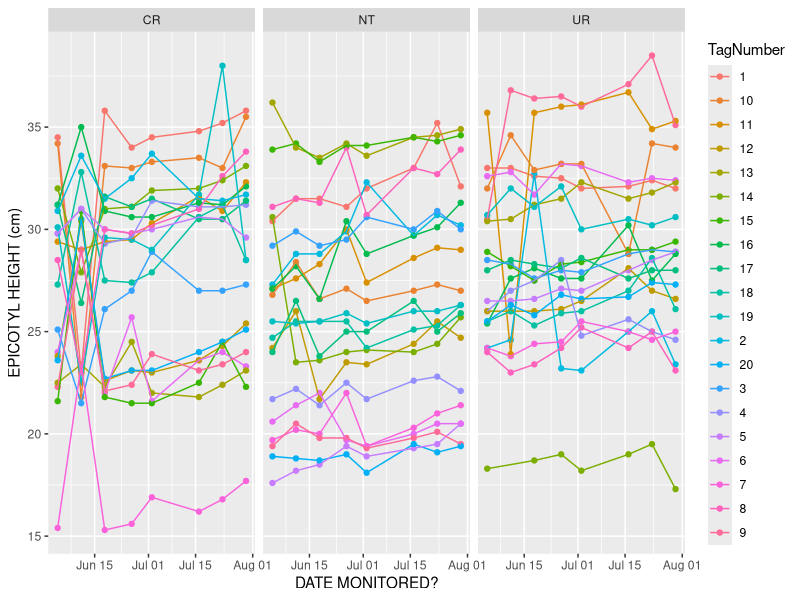
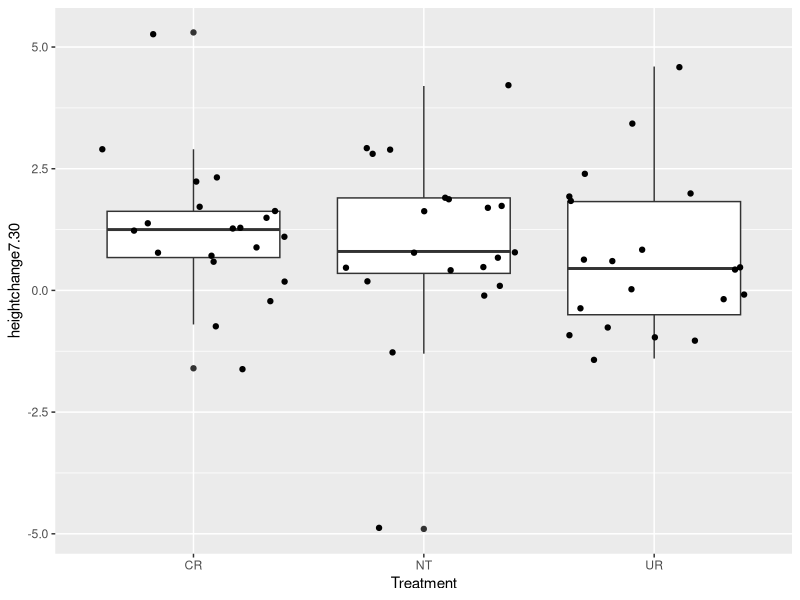
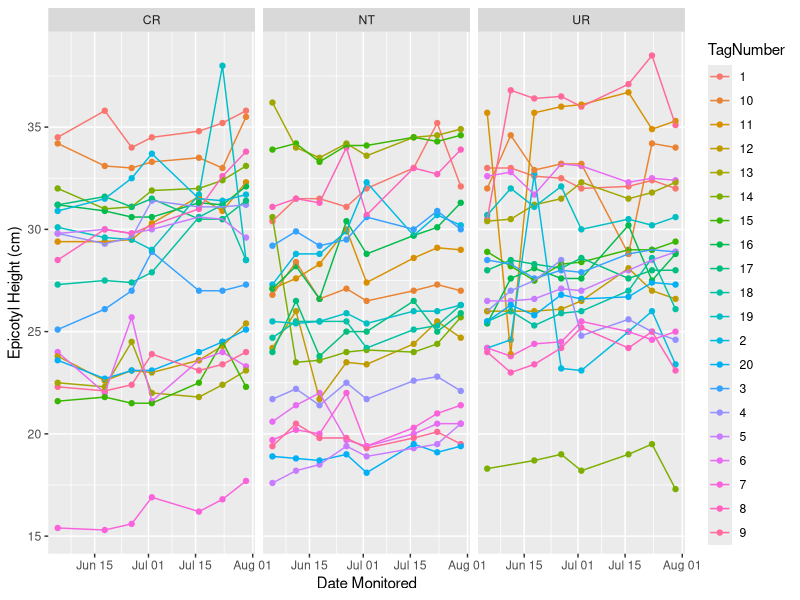
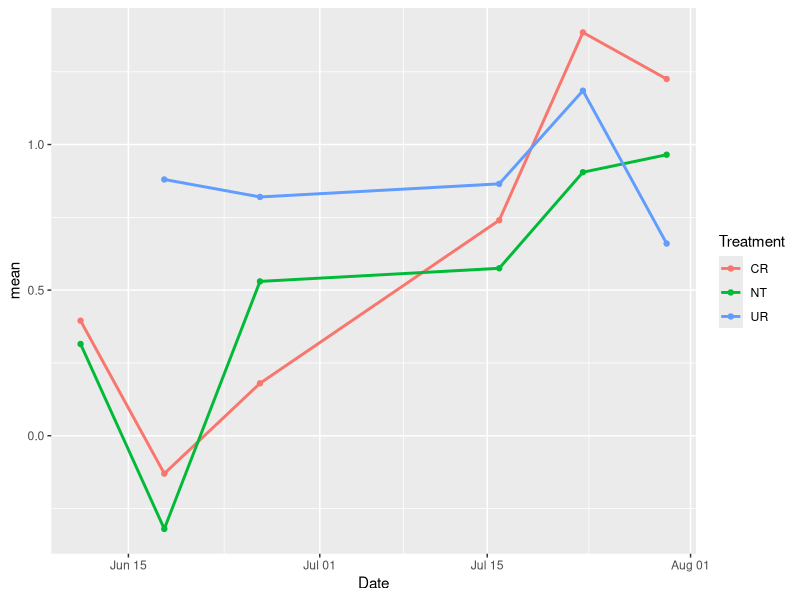
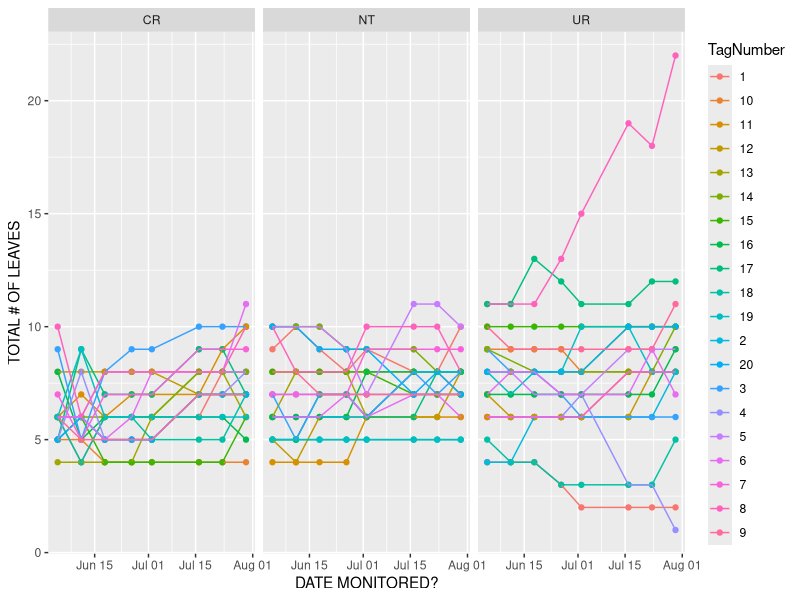
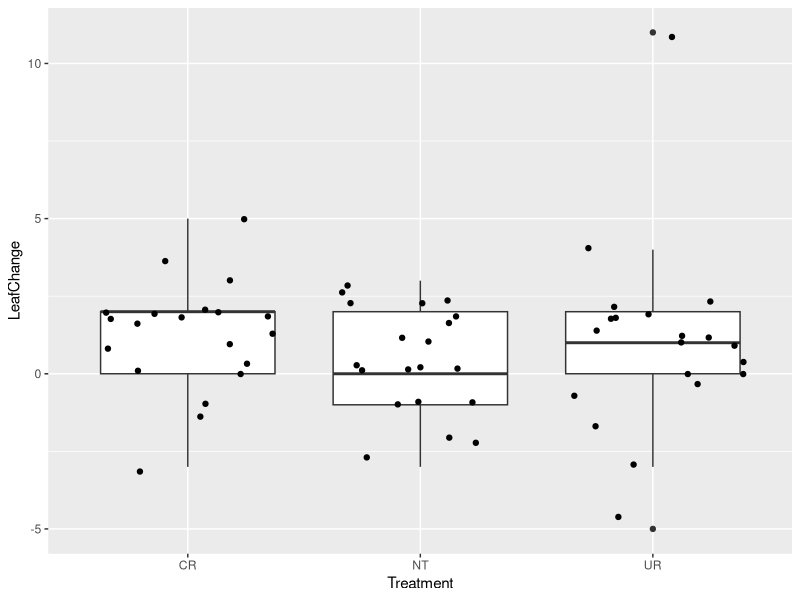

Write R code to recreate these figures, in order.
## ---- chunk 1
#library(usethis)#this is the package that gets r to talk to git, the software in your computer and github the online platform

#use_git()#gives you a git tab in your r, so you can commit changes to git 
#use_github()#after you have git, you can connect to github which will create a repository for the 

## ---- chunk 2

library(readr)
library(tidyverse)
library(lubridate)

#import data
roots<- read_csv("Root Experiment Monitoring Sheet - GEN MON (1).csv")


#make R recognize Date Monitored as a Date
roots$`DATE MONITORED?`<-mdy(roots$`DATE MONITORED?`)

rootscheck <- roots%>%
  separate(`TAG ID`, into = c( "Treatment", "TagNumber"), sep = " ")%>%
  select(`DATE MONITORED?`, Treatment,TagNumber,`EPICOTYL HEIGHT (cm)`)%>%
    pivot_wider(names_from = `DATE MONITORED?`, values_from = `EPICOTYL HEIGHT (cm)`)
#we have dates where we do not have all of the trees measured 8/6, removing 8/6


#select columns we need, remove 8/6 because we are missing data from here
roots <- roots%>%
  separate(`TAG ID`, into = c( "Treatment", "TagNumber"), sep = " ")%>%
  select(`DATE MONITORED?`, Treatment,TagNumber,`EPICOTYL HEIGHT (cm)`)%>%
  filter(`DATE MONITORED?`!="2025-08-06")


#pivot wider to check we have data for all the dates (after we removed 8/6 it looks good!)
roots1<-roots%>%
  pivot_wider(names_from = `DATE MONITORED?`, values_from = `EPICOTYL HEIGHT (cm)`)%>%
  unnest(cols = everything())

#look at the height of all the trees over time

height<-roots%>%
  ggplot(aes(x=`DATE MONITORED?`, y=`EPICOTYL HEIGHT (cm)`, colour=TagNumber))+
  geom_point()+
  geom_line()+
  facet_wrap(~Treatment)

height


#these heights look kinda crazy going up and down over time, going to look at the absolute change in height and compare that across treatments using a boxplot

heightchangeboxplot<-roots1%>%
  mutate(heightchange7.30=`2025-07-30`- `2025-06-04`)%>%
   ggplot(aes(x=Treatment,y=heightchange7.30))+
  geom_boxplot()+
  geom_jitter()

heightchangeboxplot



meanepichange<-roots1%>%
  mutate(heightchange7.30=`2025-07-30`- `2025-06-04`)%>%
  group_by(Treatment)%>%
  summarise(Mean=mean(heightchange7.30), sd(heightchange7.30))





#his is things that need to be explored later!!!!!!
#CR june 11th heigths are crazy talk.. removing them

rootspull<-roots%>%
  filter(!(`DATE MONITORED?`=="2025-06-11"& Treatment=="CR"))

height1<-rootspull%>%
  ggplot(aes(x=`DATE MONITORED?`, y=`EPICOTYL HEIGHT (cm)`, colour=TagNumber))+
  geom_point()+
  geom_line()+
  ylab("Epicotyl Height (cm)")+
  xlab("Date Monitored")+
  facet_wrap(~Treatment)

height1

#look at problem plants
check<-roots1%>%
  filter(Treatment=="UR"&TagNumber=="10")


roots2<-roots1%>%
  mutate("6-11-2025"=(`2025-06-11`- `2025-06-04`), "6-18-2025"=(`2025-06-18`- `2025-06-04`), "6-26-2025"=(`2025-06-26`- `2025-06-04`), "7-16-2025"=(`2025-07-16`-`2025-06-04`),"7-23-2025"=(`2025-07-23`- `2025-06-04`),"7-30-2025"=(`2025-07-30`- `2025-06-04`))






rootsplot<-roots2%>%
  select(Treatment, TagNumber, `6-11-2025`,`6-18-2025`,`6-26-2025`,`7-16-2025`,`7-23-2025`,`7-30-2025`)%>%
  pivot_longer(cols=`6-11-2025`:`7-30-2025`,names_to = "Date", values_to = "EpiLength")%>%
  group_by(Treatment, Date)%>%
  summarise(mean=mean(EpiLength))

rootsplot$Date<-mdy(rootsplot$Date)


plotplot<-rootsplot%>%
  ggplot(aes(x=Date, y=mean, color=Treatment))+
  geom_line(size=1)+
  geom_point()

plotplot
## ---- chunk 3

#look at number of leaves

leaves<- read_csv("Root Experiment Monitoring Sheet - GEN MON (1).csv")
#two different date formats for 6/18/25 fixed so there is only one

leaves<-leaves%>%
mutate(`DATE MONITORED?`=recode(`DATE MONITORED?`,
    "6/18/2025"= "6/18/25"))
leaves$`DATE MONITORED?`<-mdy(leaves$`DATE MONITORED?`)



#separate tag number and treatment 
leaves <- leaves%>%
  separate(`TAG ID`, into = c( "Treatment", "TagNumber"), sep = " ")%>%
  filter(`DATE MONITORED?`!="2025-08-06")

leaves$TagNumber<-as.factor(leaves$TagNumber)


#plot leaves over time
leavesplot<-leaves%>%
 ggplot(aes(x=`DATE MONITORED?`, y=`TOTAL # OF LEAVES`, colour=TagNumber))+
  geom_point()+
  geom_line()+
  facet_wrap(~Treatment)

leavesplot





#look to see if there is an increase in the number of leaves over time

leavestime <- leaves%>%
   select(`DATE MONITORED?`, Treatment,TagNumber,`TOTAL # OF LEAVES`)%>%
  pivot_wider(names_from = `DATE MONITORED?`, values_from =`TOTAL # OF LEAVES`)%>%
  ungroup()


#look at change in number of leaves over the monitoring period
leavestimeplot<-leavestime%>%
  mutate(LeafChange=`2025-07-30`-`2025-06-04`)%>%
  ggplot(aes(x=Treatment,y=LeafChange))+
  geom_boxplot()+
  geom_jitter()
  

leavestimeplot

meanleaves<-leavestime%>%
  mutate(LeafChange=`2025-07-30`-`2025-06-04`)%>%
  group_by(Treatment)%>%
  summarise(Mean=mean(LeafChange), sd(LeafChange))



